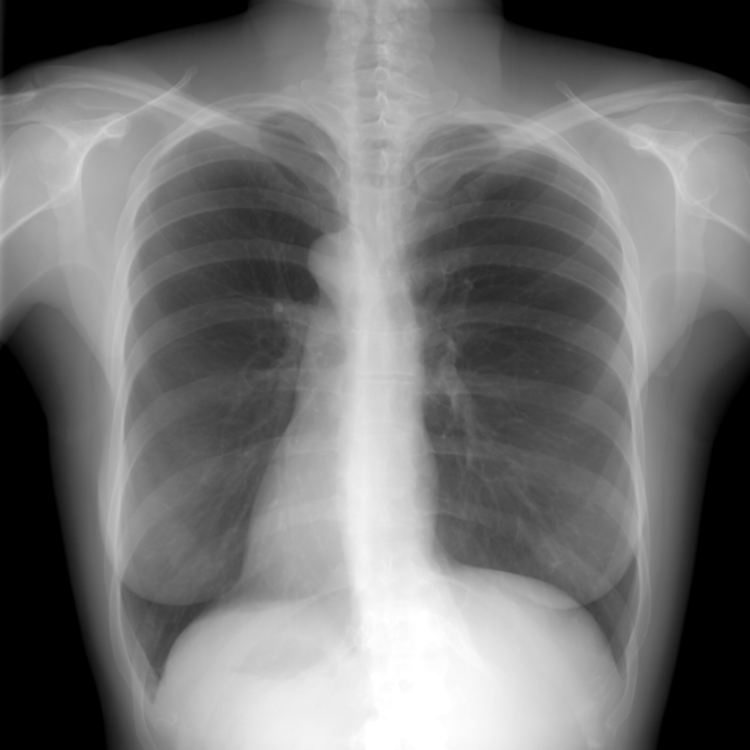
%> input picture img/REG_HE.png, 750 x 750 px
$ octave pyramidal_plots.m   (GNU Octave 9; MATLAB toolbox functions it lacks are replaced by stand-ins)
%> lines starting %> are read from the running program, lines starting %| are printed output that depends on the picture
### src/z_norm.m
function norm_im = z_norm(image_mat, gauss_width, gauss_sd, local_sd_thresh)
% Z_NORM Normalizes (standardizes) local (regional) image values to zero
% mean and unit variance. For significant amounts of noise, a threshold can
% be defined for regulation.
%
% NORM_IM = Z_NORM(IMAGE_MAT, GAUSS_WIDTH, GAUSS_SD, LOCAL_SD_THRESH)
% returns normalized image NORM_IM from IMAGE_MAT. IMAGE_MAT is the input
% image matrix. GAUSS_WIDTH is the length and GAUSS_SD is the standard
% deviation of the LP Gaussian kernel filter. LOCAL_SD_THRESH is the lower
% threshold for standard deviation in the image region.
%
% Author:
%   Nemanja Sakac, student
%   Faculty of Technical Sciences, University of Novi Sad
%   Novi Sad, Serbia
% Date: 2019.
% Last modified: 2021.

% Create Gaussian LP filter of width 'gauss_width' and standard deviation
% 'gauss_sd'
h = fspecial('gaussian', [1, gauss_width], gauss_sd);

% Estimate local mean value of image
loc_mean = conv2(h', h, image_mat, 'same');

% Calculate squared differences
loc_var = (image_mat - loc_mean) .^ 2;
% Estimate local variance
loc_var = conv2(h', h, loc_var, 'same');
loc_var = loc_var .* (~(loc_var < local_sd_thresh))...
    + (loc_var < local_sd_thresh) .* local_sd_thresh;

% Normalize image values
norm_im = (image_mat - loc_mean) ./ sqrt(loc_var);

### scripts/pyramidal_plots.m
%%
% Script for illustrating Gaussian pyramids

%%
% Load images
% Reference image
ref_im = double(imread('REG_HE.png'));
%> ref_im: size 750x750 double; min 0, max 255, mean 116; mean of the top-left, top-right, bottom-left and bottom-right quarters 112.9, 110.5, 117.6, 123
% Test image
test_im = double(imread('REG_LE_05.PNG'));
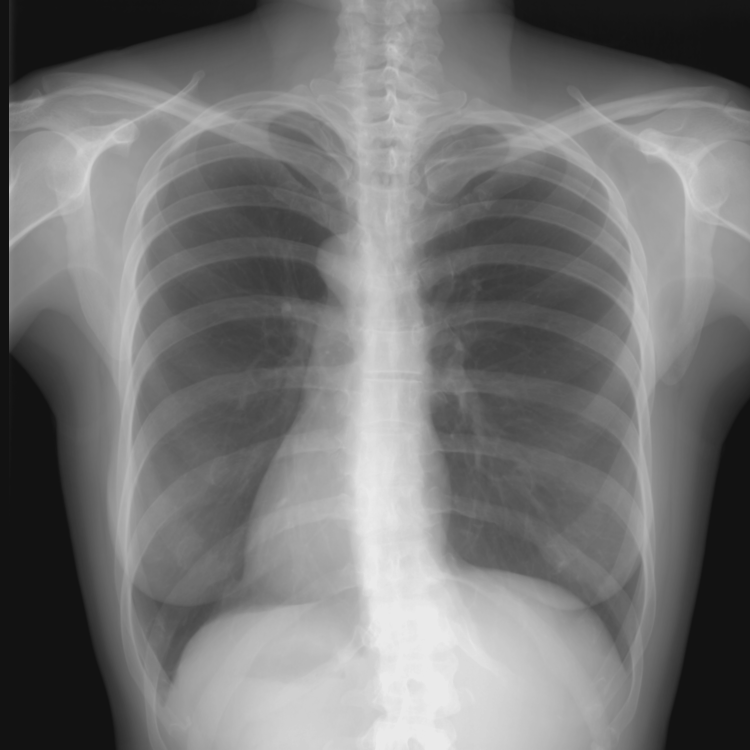
%> input picture img/REG_LE_05.PNG, 750 x 750 px
%> test_im: size 750x750 double; min 18, max 234, mean 117.4; mean of the top-left, top-right, bottom-left and bottom-right quarters 111.9, 116.3, 113.6, 127.7

%%
% Extract ROI (region-of-interest)
rows = [round(0.15 * size(ref_im, 1)), round(0.85 * size(ref_im, 1))];
%> rows = [113 638]
columns = [round(0.10 * size(ref_im, 2)), round(0.90 * size(ref_im, 2))];
%> columns = [75 675]
roi = [rows; columns];
%> roi = [113 638; 75 675]

ref_im_roi = ref_im(rows(1):rows(2), columns(1):columns(2));
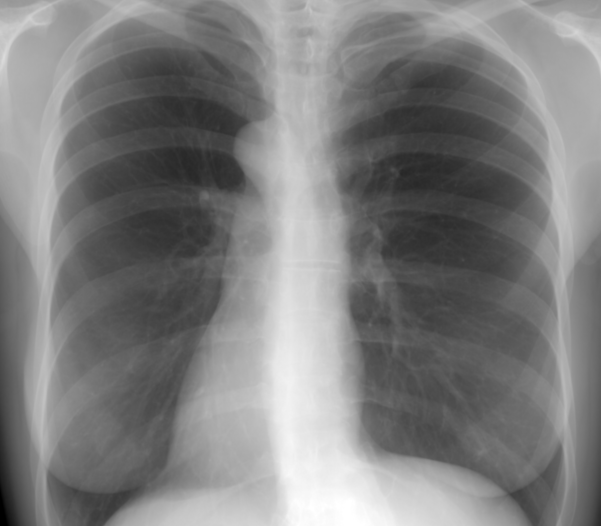
%> ref_im_roi: size 526x601 double; min 0, max 255, mean 126.9
test_im_roi = test_im(rows(1):rows(2), columns(1):columns(2));
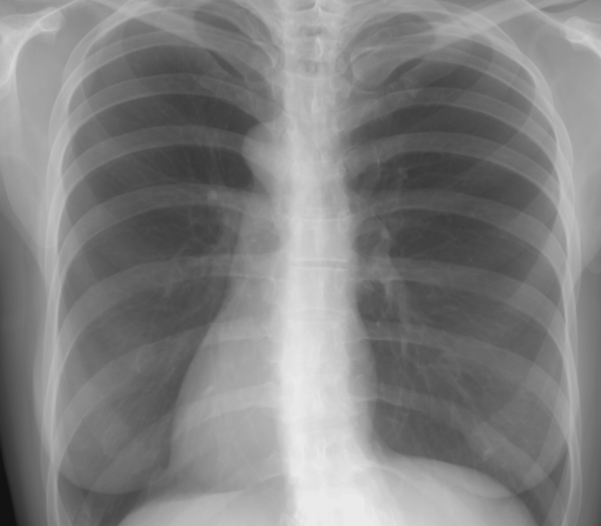
%> test_im_roi: size 526x601 double; min 18, max 234, mean 129.1

%%
% Local image value z-normalization - accentuate structures
% Default z-norm parameters
gauss_width = 30;
gauss_sd = 10;
thresh = 5;

norm_ref = z_norm(ref_im_roi, gauss_width, gauss_sd, thresh);
%> in z_norm, `loc_var = conv2(h', h, loc_var, 'same');`:
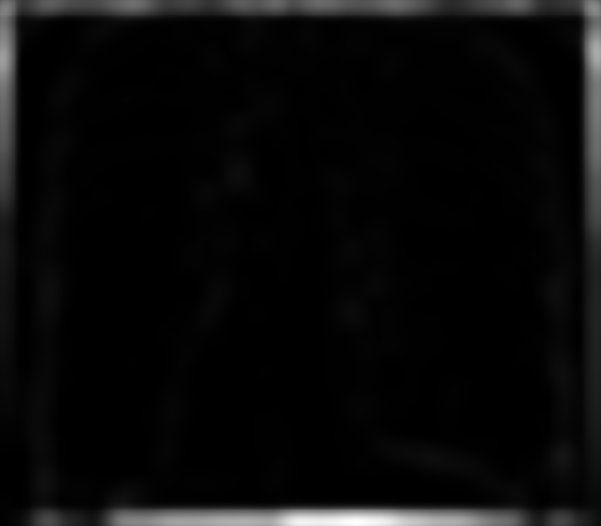
%> loc_var: size 526x601 double; min 0.577, max 3267.8, mean 136.4; drawn with min black and max white
%> in z_norm, `norm_im = (image_mat - loc_mean) ./ sqrt(loc_var);`:
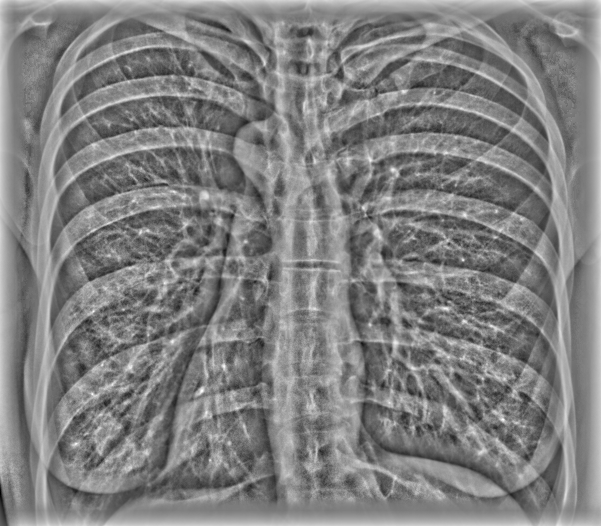
%> norm_im: size 526x601 double; min -3.64, max 3.77, mean 0.092; drawn with min black and max white
norm_test = z_norm(test_im_roi, gauss_width, gauss_sd, thresh);
%> call 2 of z_norm, with gauss_width = 30, gauss_sd = 10, local_sd_thresh = 5
%> in z_norm (call 2), `loc_mean = conv2(h', h, image_mat, 'same');`:
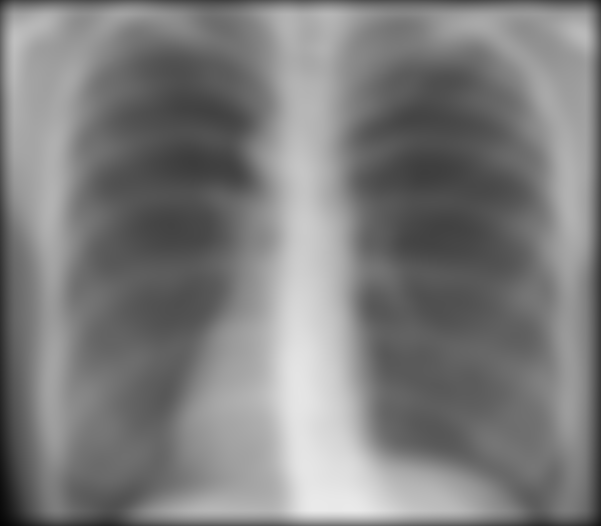
%> loc_mean: size 526x601 double; min 5.02, max 233.6, mean 126
%> in z_norm (call 2), `norm_im = (image_mat - loc_mean) ./ sqrt(loc_var);`:
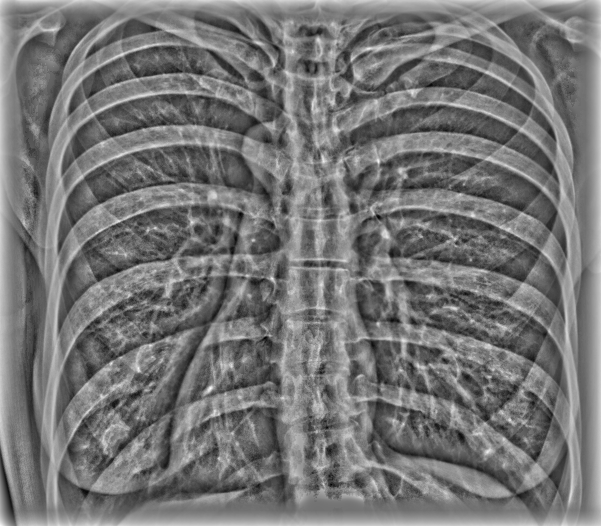
%> norm_im: size 526x601 double; min -3.02, max 3.73, mean 0.087; drawn with min black and max white

%%
% Selecting the pyramid levels to display
pyr_levels = [0, 1, 2];

for i = 1:length(pyr_levels)
    % Decompose image
%> (the run ends here)
